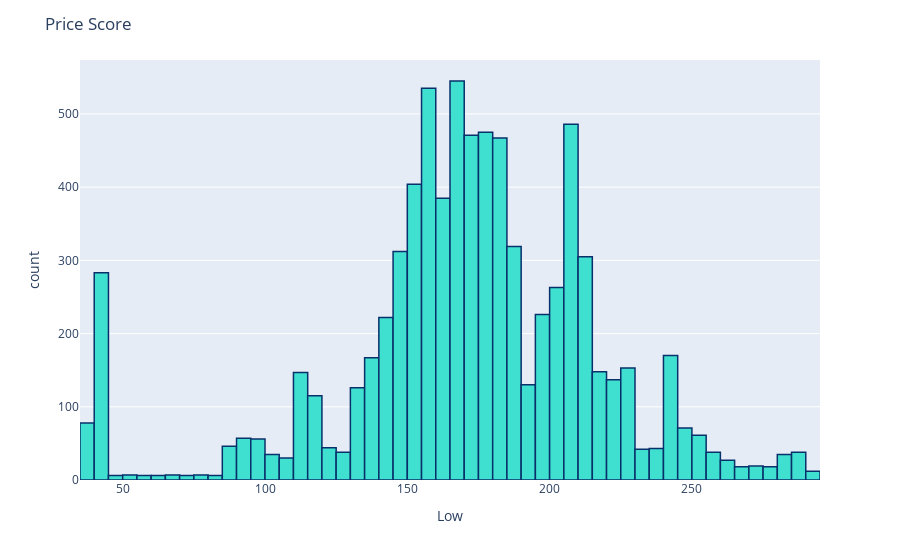

Notebook source saved alongside this figure:
### Markdown cell above
#### The graph show the  previous low indicator of the market this information tell how much market is going down from the previous some months.

### Code cell
fig = px.histogram(gme_data, x="Low")
fig.update_traces(marker_color="turquoise",marker_line_color='rgb(8,48,107)',
                  marker_line_width=1.5)
fig.update_layout(title_text='Price Score')
fig.show()

### Figure 1 — Plotly figure (JSON) as saved in the notebook; plotly's stock layout.template omitted (floating-point values rounded to 4 significant figures; data arrays with more than 128 entries replaced by an {"elided": "..."} marker saying what was removed)
{"data": [{"alignmentgroup": "True", "bingroup": "x", "hovertemplate": "Low=%{x}<br>count=%{y}<extra></extra>", "legendgroup": "", "marker": {"color": "turquoise", "line": {"color": "rgb(8,48,107)", "width": 1.5}, "pattern": {"shape": ""}}, "name": "", "offsetgroup": "", "orientation": "v", "showlegend": false, "type": "histogram", "x": {"elided": "7848 float values"}, "xaxis": "x", "yaxis": "y"}], "layout": {"barmode": "relative", "legend": {"tracegroupgap": 0}, "margin": {"t": 60}, "title": {"text": "Price Score"}, "xaxis": {"anchor": "y", "domain": [0, 1], "title": {"text": "Low"}}, "yaxis": {"anchor": "x", "domain": [0, 1], "title": {"text": "count"}}}}
